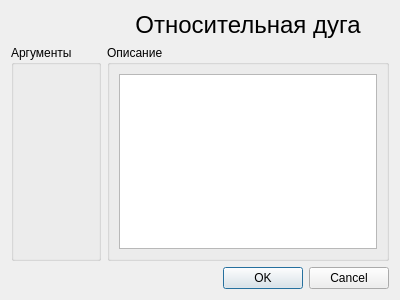
<?xml version="1.0" encoding="UTF-8"?>
<ui version="4.0">
 <class>Arc2Dialog</class>
 <widget class="QDialog" name="Arc2Dialog">
  <property name="geometry">
   <rect>
    <x>0</x>
    <y>0</y>
    <width>400</width>
    <height>300</height>
   </rect>
  </property>
  <property name="windowTitle">
   <string>Dialog</string>
  </property>
  <layout class="QGridLayout" name="gridLayout">
   <item row="2" column="1">
    <widget class="QGroupBox" name="arc2_groupBox_description">
     <property name="title">
      <string>Описание</string>
     </property>
     <layout class="QVBoxLayout" name="verticalLayout_2">
      <item>
       <widget class="QTextEdit" name="arc2_textEdit_description">
        <property name="readOnly">
         <bool>true</bool>
        </property>
       </widget>
      </item>
     </layout>
    </widget>
   </item>
   <item row="3" column="1">
    <widget class="QDialogButtonBox" name="buttonBox">
     <property name="orientation">
      <enum>Qt::Horizontal</enum>
     </property>
     <property name="standardButtons">
      <set>QDialogButtonBox::Cancel|QDialogButtonBox::Ok</set>
     </property>
    </widget>
   </item>
   <item row="0" column="1">
    <widget class="QLabel" name="label">
     <property name="sizePolicy">
      <sizepolicy hsizetype="Preferred" vsizetype="Fixed">
       <horstretch>0</horstretch>
       <verstretch>0</verstretch>
      </sizepolicy>
     </property>
     <property name="font">
      <font>
       <pointsize>18</pointsize>
      </font>
     </property>
     <property name="text">
      <string>Относительная дуга</string>
     </property>
     <property name="alignment">
      <set>Qt::AlignCenter</set>
     </property>
    </widget>
   </item>
   <item row="2" column="0">
    <widget class="QGroupBox" name="arc2_groupBox_arguments">
     <property name="title">
      <string>Аргументы</string>
     </property>
    </widget>
   </item>
  </layout>
 </widget>
 <resources/>
 <connections>
  <connection>
   <sender>buttonBox</sender>
   <signal>accepted()</signal>
   <receiver>Arc2Dialog</receiver>
   <slot>accept()</slot>
   <hints>
    <hint type="sourcelabel">
     <x>248</x>
     <y>254</y>
    </hint>
    <hint type="destinationlabel">
     <x>157</x>
     <y>274</y>
    </hint>
   </hints>
  </connection>
  <connection>
   <sender>buttonBox</sender>
   <signal>rejected()</signal>
   <receiver>Arc2Dialog</receiver>
   <slot>reject()</slot>
   <hints>
    <hint type="sourcelabel">
     <x>316</x>
     <y>260</y>
    </hint>
    <hint type="destinationlabel">
     <x>286</x>
     <y>274</y>
    </hint>
   </hints>
  </connection>
 </connections>
</ui>
